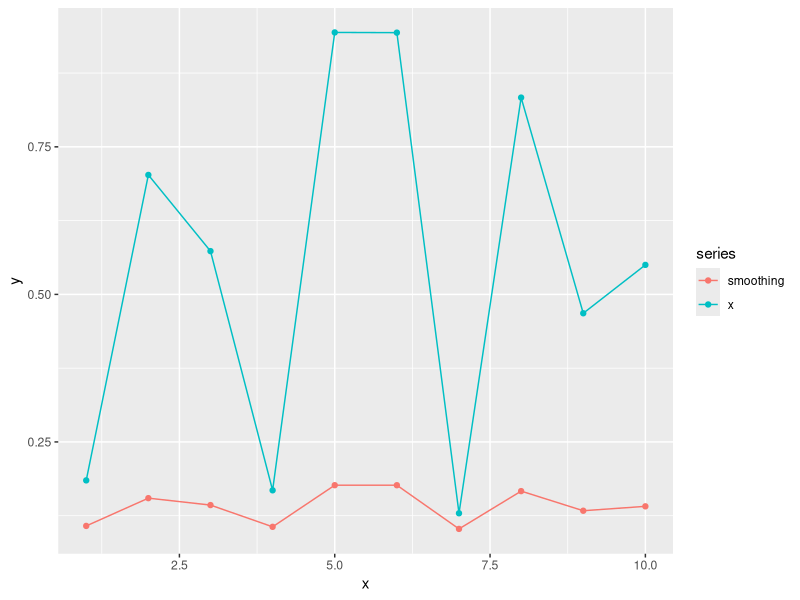
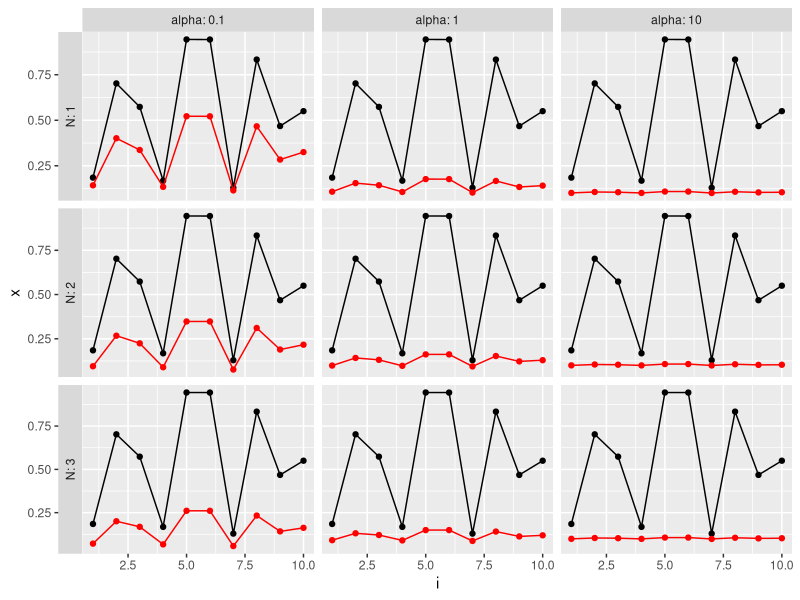
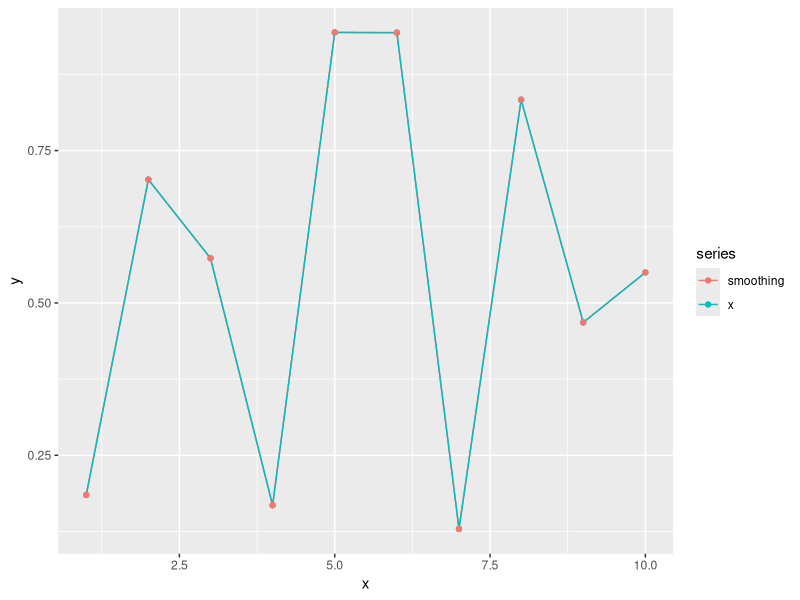

Write R code to recreate these figures, in order.
## ---- chunk 1
knitr::opts_chunk$set(echo = TRUE)
library(ggplot2)
## ---- chunk 2
smoothing <- function(x, N, alpha) (x + alpha) / (N + alpha * length(x))
## ---- chunk 3
set.seed(2)
x <- runif(10)
x
## ---- chunk 4
y <- smoothing(x, 1, 1)
y
## ---- chunk 5
plot.smoothing <- function(x, N, alpha) {
    y <- smoothing(x, N, alpha)
    df <- data.frame(x=rep(seq(x),2),
                     y=c(x,y),
                     series=rep(c("x",paste0("smoothing")), each=length(x)))
    ggplot(df, aes(x,y, color=series)) + geom_line() + geom_point()
}
plot.smoothing(x, N = 1, alpha = 1)
## ---- chunk 6
set.seed(2)
x <- runif(10)
N <- 1:3
alpha <- c(0.1, 1, 10)
df <- expand.grid(x=x, N = N, alpha = alpha, KEEP.OUT.ATTRS = FALSE)
df$series <- rep(seq(length(N)*length(alpha)), each=length(x))
df$y <- unlist(lapply(split(df, df$series), function(sdf) smoothing(sdf$x, sdf$N, sdf$alpha)), use.names = F)
df$i <- unlist(lapply(split(df, df$series), function(sdf) seq_along(sdf$x)))
ggplot(df, aes(i,x)) +
    facet_grid(N~alpha, labeller="label_both", switch = "y", scales = "free") +
    theme(legend.position = "none") +
    geom_line() + geom_point() + geom_line(aes(i,y), color="red") + geom_point(aes(i,y), color="red")
## ---- chunk 7
plot.smoothing(x, 1, 0)
